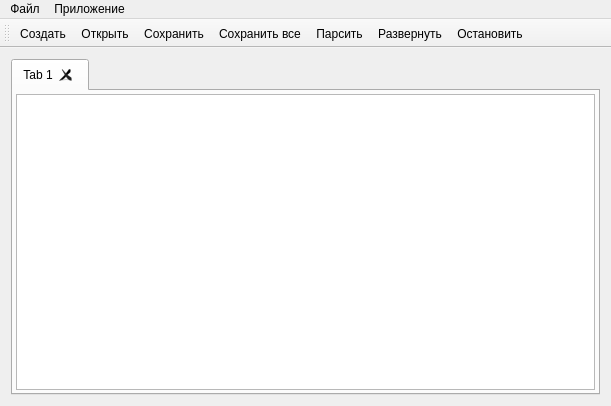
<?xml version="1.0" encoding="UTF-8"?>
<ui version="4.0">
 <class>MainWindow</class>
 <widget class="QMainWindow" name="MainWindow">
  <property name="geometry">
   <rect>
    <x>0</x>
    <y>0</y>
    <width>611</width>
    <height>406</height>
   </rect>
  </property>
  <property name="windowTitle">
   <string>alpha.protort.terminal</string>
  </property>
  <widget class="QWidget" name="centralWidget">
   <layout class="QHBoxLayout" name="horizontalLayout">
    <item>
     <widget class="QTabWidget" name="tabWidget">
      <property name="mouseTracking">
       <bool>false</bool>
      </property>
      <property name="acceptDrops">
       <bool>false</bool>
      </property>
      <property name="autoFillBackground">
       <bool>false</bool>
      </property>
      <property name="currentIndex">
       <number>0</number>
      </property>
      <property name="tabsClosable">
       <bool>true</bool>
      </property>
      <property name="movable">
       <bool>false</bool>
      </property>
      <widget class="QWidget" name="tab">
       <attribute name="title">
        <string>Tab 1</string>
       </attribute>
       <layout class="QVBoxLayout" name="verticalLayout">
        <property name="spacing">
         <number>1</number>
        </property>
        <property name="leftMargin">
         <number>3</number>
        </property>
        <property name="topMargin">
         <number>3</number>
        </property>
        <property name="rightMargin">
         <number>3</number>
        </property>
        <property name="bottomMargin">
         <number>3</number>
        </property>
        <item>
         <widget class="QTextEdit" name="text_edit"/>
        </item>
       </layout>
      </widget>
     </widget>
    </item>
   </layout>
  </widget>
  <widget class="QMenuBar" name="menuBar">
   <property name="geometry">
    <rect>
     <x>0</x>
     <y>0</y>
     <width>611</width>
     <height>20</height>
    </rect>
   </property>
   <widget class="QMenu" name="menu">
    <property name="title">
     <string>Файл</string>
    </property>
    <addaction name="create_file"/>
    <addaction name="load_file"/>
    <addaction name="save_file"/>
    <addaction name="save_all"/>
    <addaction name="separator"/>
    <addaction name="parse"/>
    <addaction name="separator"/>
    <addaction name="close_file"/>
    <addaction name="exit"/>
   </widget>
   <widget class="QMenu" name="menu_2">
    <property name="title">
     <string>Приложение</string>
    </property>
    <addaction name="deploy"/>
    <addaction name="stop"/>
   </widget>
   <addaction name="menu"/>
   <addaction name="menu_2"/>
  </widget>
  <widget class="QToolBar" name="mainToolBar">
   <attribute name="toolBarArea">
    <enum>TopToolBarArea</enum>
   </attribute>
   <attribute name="toolBarBreak">
    <bool>false</bool>
   </attribute>
   <addaction name="create_file"/>
   <addaction name="load_file"/>
   <addaction name="save_file"/>
   <addaction name="save_all"/>
   <addaction name="parse"/>
   <addaction name="deploy"/>
   <addaction name="stop"/>
  </widget>
  <action name="exit">
   <property name="text">
    <string>Выход</string>
   </property>
   <property name="shortcut">
    <string>Ctrl+Q</string>
   </property>
  </action>
  <action name="save_all">
   <property name="icon">
    <iconset resource="images.qrc">
     <normaloff>:/images/fileSaveAll.png</normaloff>:/images/fileSaveAll.png</iconset>
   </property>
   <property name="text">
    <string>Сохранить все</string>
   </property>
   <property name="shortcut">
    <string>Ctrl+Shift+S</string>
   </property>
  </action>
  <action name="deploy">
   <property name="icon">
    <iconset resource="images.qrc">
     <normaloff>:/images/deploy.png</normaloff>:/images/deploy.png</iconset>
   </property>
   <property name="text">
    <string>Развернуть</string>
   </property>
   <property name="shortcut">
    <string>Ctrl+D</string>
   </property>
  </action>
  <action name="stop">
   <property name="icon">
    <iconset resource="images.qrc">
     <normaloff>:/images/stop.png</normaloff>:/images/stop.png</iconset>
   </property>
   <property name="text">
    <string>Остановить</string>
   </property>
   <property name="shortcut">
    <string>Ctrl+F</string>
   </property>
  </action>
  <action name="stop_usel">
   <property name="text">
    <string>Остановить узел</string>
   </property>
  </action>
  <action name="load_file">
   <property name="icon">
    <iconset theme="fileopen.png" resource="images.qrc">
     <normaloff>:/images/fileopen.png</normaloff>
     <normalon>images/fileopen.png</normalon>
     <activeon>images/fileopen.png</activeon>:/images/fileopen.png</iconset>
   </property>
   <property name="text">
    <string>Открыть</string>
   </property>
   <property name="shortcut">
    <string>Ctrl+O</string>
   </property>
  </action>
  <action name="create_file">
   <property name="icon">
    <iconset resource="images.qrc">
     <normaloff>:/images/filenew.png</normaloff>
     <activeon>images/filenew.png</activeon>:/images/filenew.png</iconset>
   </property>
   <property name="text">
    <string>Создать</string>
   </property>
   <property name="shortcut">
    <string>Ctrl+N</string>
   </property>
  </action>
  <action name="save_file">
   <property name="icon">
    <iconset resource="images.qrc">
     <normaloff>:/images/filesave.png</normaloff>
     <disabledoff>images/filesave.png</disabledoff>:/images/filesave.png</iconset>
   </property>
   <property name="text">
    <string>Сохранить</string>
   </property>
   <property name="shortcut">
    <string>Ctrl+S</string>
   </property>
  </action>
  <action name="close_file">
   <property name="text">
    <string>Закрыть</string>
   </property>
   <property name="shortcut">
    <string>Ctrl+K</string>
   </property>
  </action>
  <action name="parse">
   <property name="icon">
    <iconset resource="images.qrc">
     <normaloff>:/images/parse.png</normaloff>:/images/parse.png</iconset>
   </property>
   <property name="text">
    <string>Парсить</string>
   </property>
   <property name="shortcut">
    <string>Ctrl+P</string>
   </property>
  </action>
 </widget>
 <layoutdefault spacing="6" margin="11"/>
 <resources>
  <include location="images.qrc"/>
 </resources>
 <connections/>
</ui>
